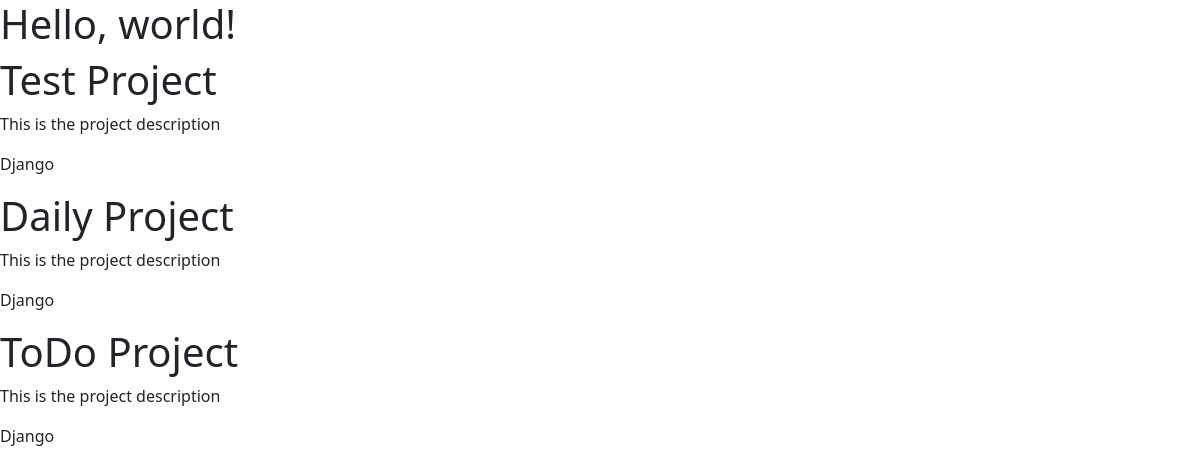
/projects/, run on the app's committed database.
### projects/models.py (models this page shows)
class Project(models.Model):
    title = models.CharField(max_length=100)
    description = models.TextField()
    technology = models.CharField(max_length=20)
    image = models.FilePathField(path='/projects/img')

### projects/views.py (the view)
# urls.py: path('', views.all_projects),
def all_projects(request):
    projects = Project.objects.all()
    return render(request, 'projects/all_projects.html', {'projects': projects})

### projects/templates/projects/all_projects.html (shortened to what this page needs)
<!doctype html>
<html lang="en">
  <head>
    <link href="https://cdn.jsdelivr.net/npm/bootstrap@5.1.3/dist/css/bootstrap.min.css" rel="stylesheet">
  </head>
  <body>
    <h1>Hello, world!</h1>
    {% for project in projects%}
        <h1>{{ project.title }}</h1>
        <p>{{ project.description }}</p>
        <p>{{ project.technology }}</p>
    {% endfor %}
  </body>
</html>

### data on the page
Project: title "Test Project", description "This is the project description", technology "Django"
Project: title "Daily Project", description "This is the project description", technology "Django"
Project: title "ToDo Project", description "This is the project description", technology "Django"
